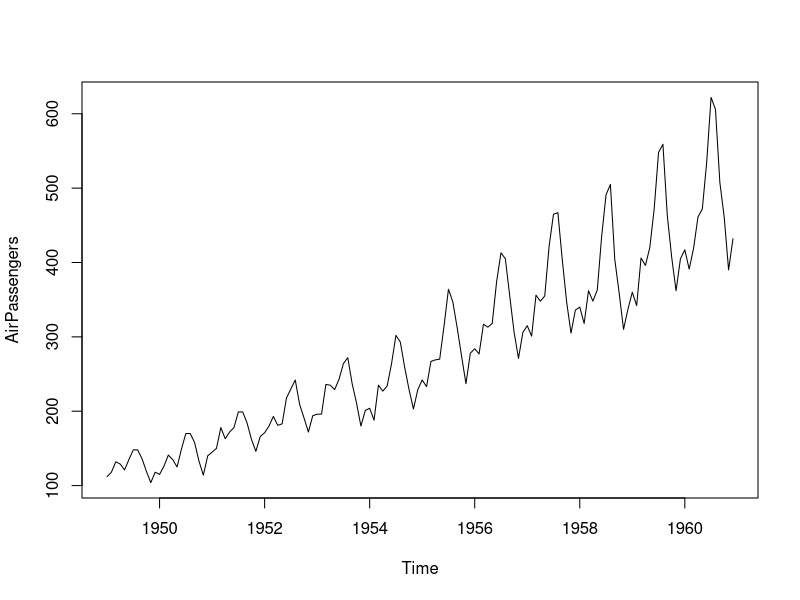
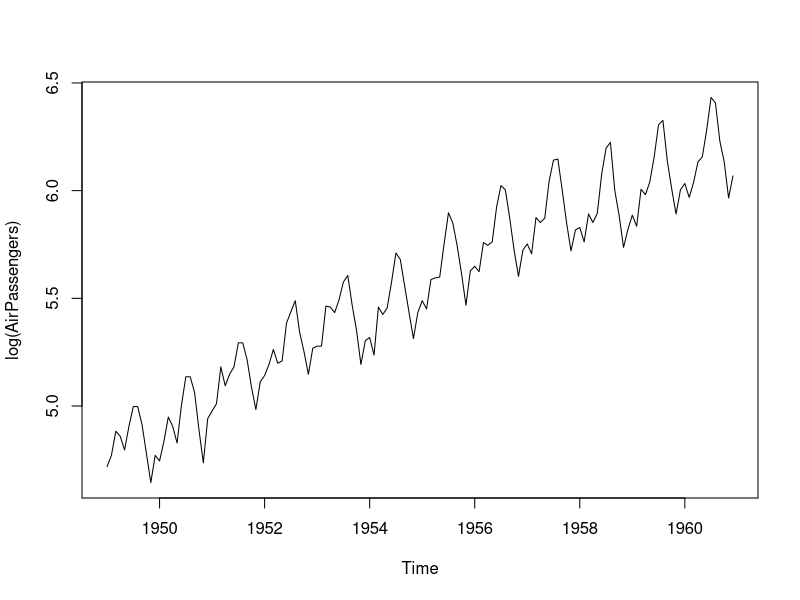
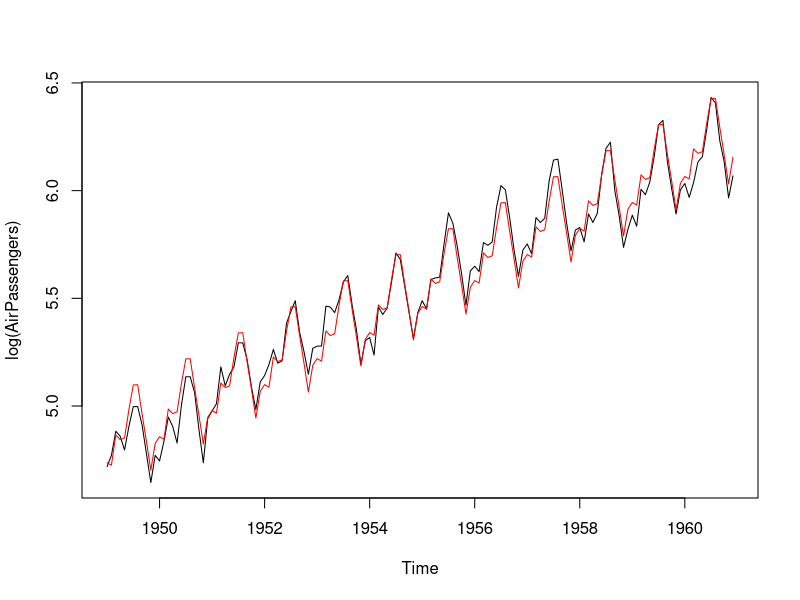
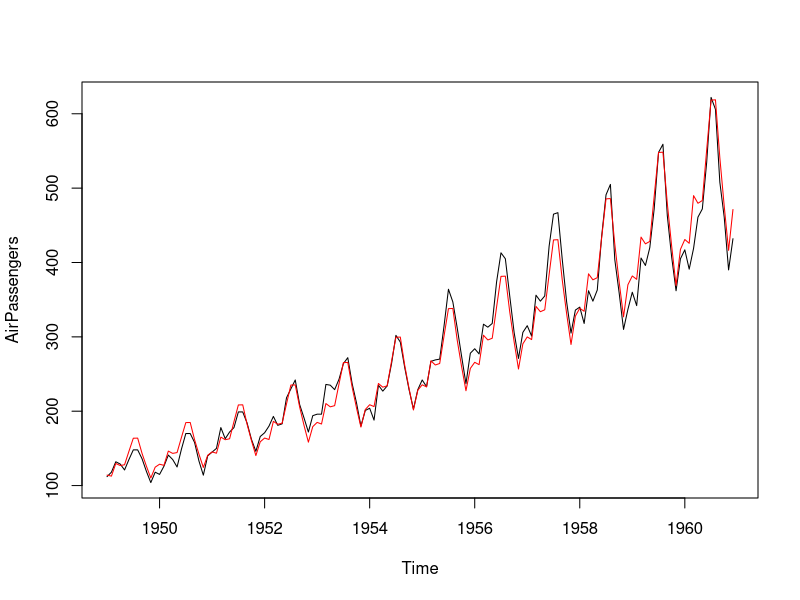
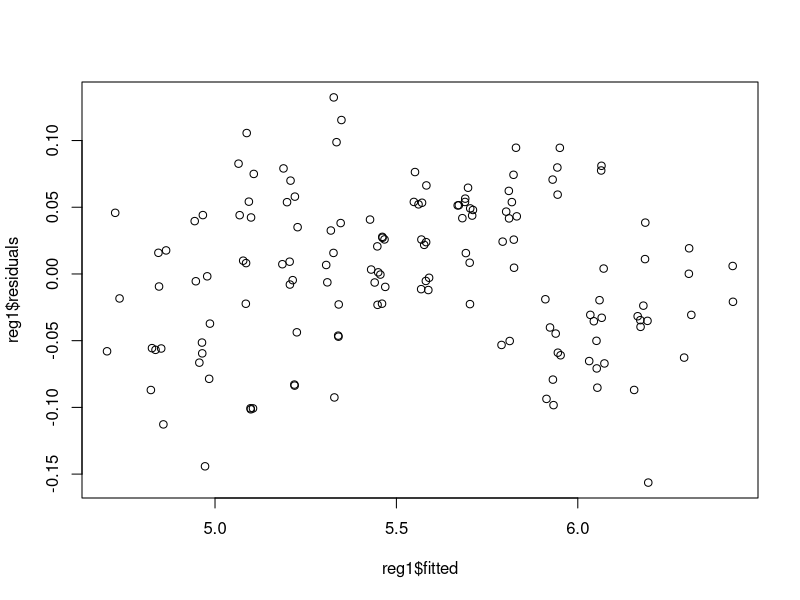
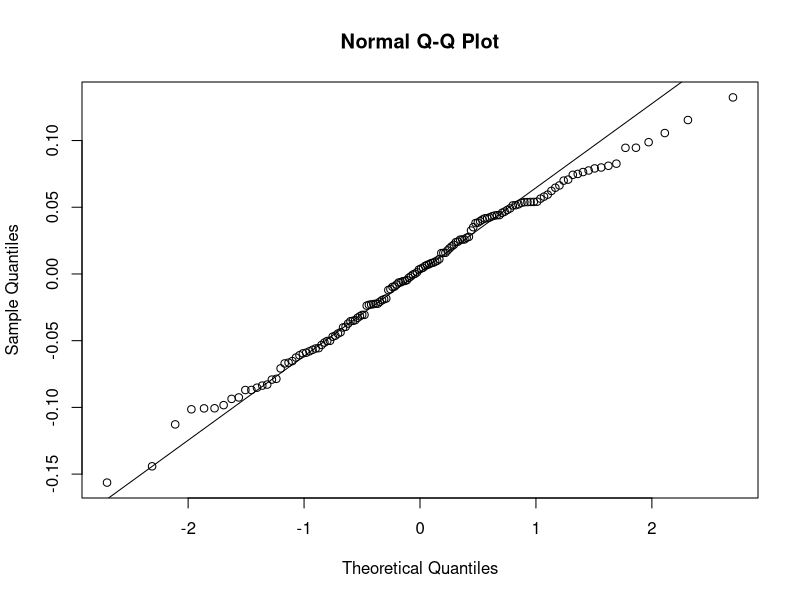
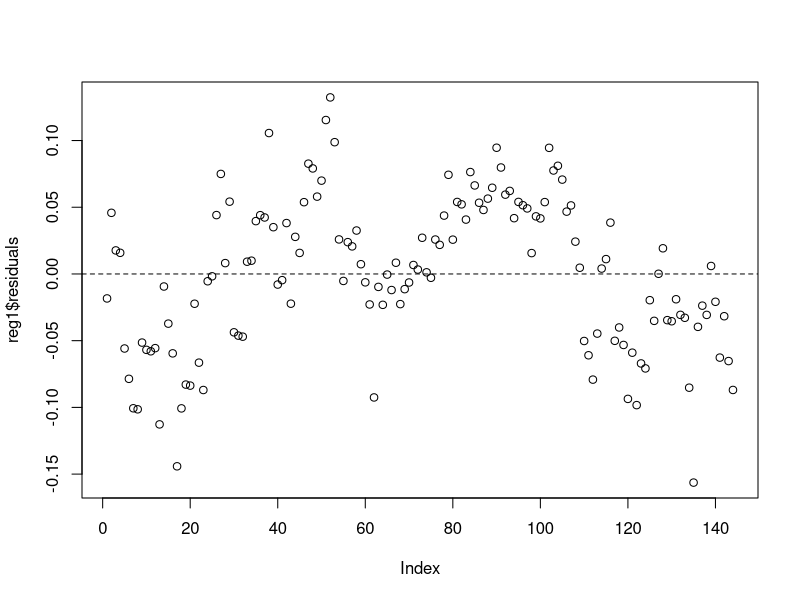
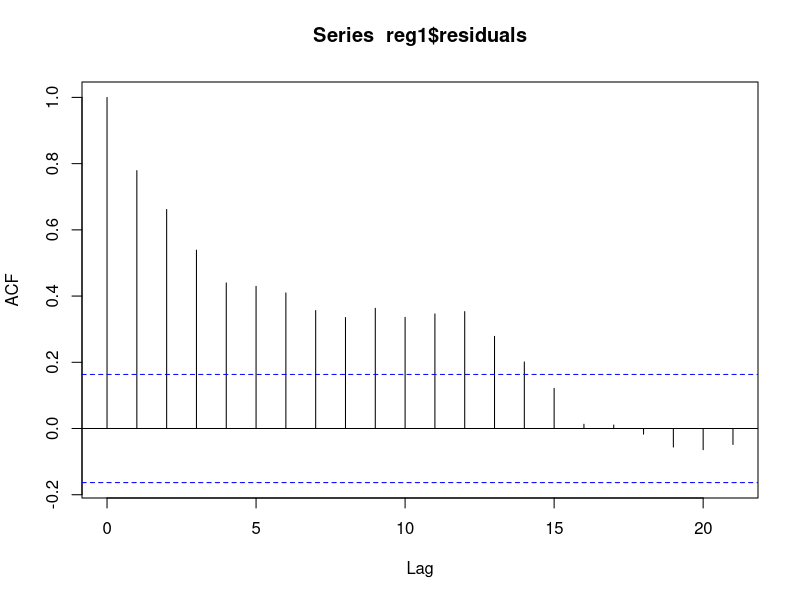

The R source for these figures, in order:


data(AirPassengers) # Calling the built-in R data
head(AirPassengers)

plot(AirPassengers) # plotting the time-series data. Notice that the data is already in the form of a time series. To check this type AirPassengers and hit enter.

plot(log(AirPassengers))  # Plotting the log-transform of data




tim <- time(AirPassengers) #creates vector of time that TS was collected
cycle(AirPassengers) #gives the positions in the cycle of each observation
month <- as.factor(cycle(AirPassengers))
reg1 <- lm(log(AirPassengers)~tim+month)

plot(log(AirPassengers))
points(tim,predict.lm(reg1),type='l',col='red')


plot(AirPassengers)
points(tim,exp(predict.lm(reg1)),type='l',col='red')


reg1 <- lm(log(AirPassengers)~tim+month)
summary(reg1)

#par(mfrow=c(1,1)) # Dividing the plotting page into 4 panels
plot(reg1$fitted, reg1$residuals) # plot of fitted values vs residuals 
qqnorm(reg1$residuals) #qq-plot of residuals
qqline(reg1$residuals) # plotting the line, along which the dots in qq-plot should lie 
plot(reg1$residuals) # plotting the residuals vs time
abline(h=0,lty=2) # plotting a horizontal line at 0
acf(reg1$residuals) #sample acf plot of residuals


tim2 <- tim^2
reg2 <- lm(log(AirPassengers)~tim+tim2+month)
summary(reg2)

pdf('AirTimeMonthLOG2.pdf')
plot(log(AirPassengers))
points(tim,predict.lm(reg2),type='l',col='red')
dev.off()

pdf('AirDiagnose2.pdf')
par(mfrow=c(2,2)) # Dividing the plotting page into 4 panels
plot(reg2$fitted, reg2$residuals) # plot of fitted values vs residuals 
qqnorm(reg2$residuals) #qq-plot of residuals
qqline(reg2$residuals) # plotting the line, along which the dots in qq-plot should lie 
plot(reg2$residuals) # plotting the residuals vs time
abline(h=0,lty=2) # plotting a horizontal line at 0
acf(reg2$residuals) #sample acf plot of residuals
dev.off()



#Prediction in AirPassengers data

data(AirPssengers) # Calling the data

tim <- time(AirPassengers) #introducing time (t) 
cycle(AirPassengers) # Getting values for season
month <- as.factor(cycle(AirPassengers)) # Intoroducing season for regression (11 binary variables)
reg1 <- lm(log(AirPassengers)~tim+month) # Fitting the regression model
tim.new <- seq(1961,1963,length=25)[1:24] # Intoducing new time for forecatsting 2 years 1961 and 1962 (notice that it is 1:24 because 1963 should not be included)
month.new <- factor(rep(1:12,2)) # Introducing the season value for forecasting

new <- data.frame(tim=tim.new,month=month.new) # Putting the values for forecasting into a dataframe
a <- predict.lm(reg1,new,interval='prediction') # Computing the prediction as well as prediction interval
a

plot(AirPassengers,xlim=c(1949,1963),ylim=c(0,900)) #plotting the data

abline(v=1961,col='blue',lty=2) # adding a vertical line at the point where prediction starts
lines(exp(a[,1])~tim.new,type='l',col='red')# plotting the predict
lines(exp(a[,2])~tim.new,col='green') # plotting lower limit of the prediction interval
lines(exp(a[,3])~tim.new,col='green') # plotting upper limit of the  prediction interval





